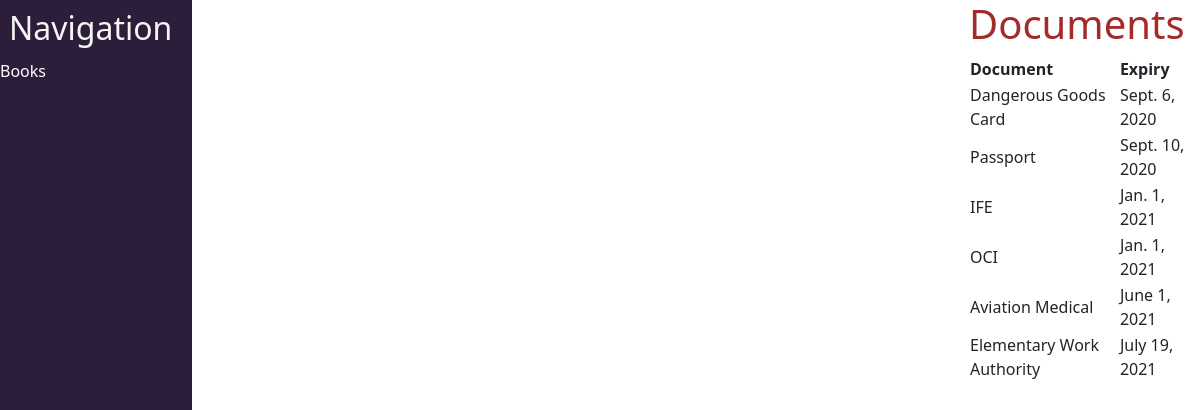
Screenshot of /master/ with the database file from the repository.
### master/models.py (models this page shows)
class Documents(models.Model):
    document = models.CharField(max_length=64)
    expiry = models.DateField()

### master/views.py (the view)
# urls.py: path("", views.index, name='index'),
def index(request):
    return render(request, "master/index.html", {"documents":Documents.objects.filter(expiry__lte=datetime.now()+timedelta(days=60)).order_by('expiry')})

### master/templates/master/index.html (shortened to what this page needs)
{% extends "master/layout.html" %}
{% block notifications %}
    {% if documents %}
    <h1>Documents</h1>
    <table>
        <thead>
            <th>Document</th>
            <th>Expiry</th>
        </thead>
        {% for document in documents %}
            <tr>
                <td>{{document.document}}</td>
                <td>{{document.expiry}}</td>
            </tr>
        {% endfor %}
    </table>
    {% endif %}
{% endblock %}

### master/templates/master/layout.html (shortened to what this page needs)
{% load static %}
<!DOCTYPE html>
<html lang="en">
    <head>
        <link href="https://cdn.jsdelivr.net/npm/bootstrap@5.1.0/dist/css/bootstrap.min.css" rel="stylesheet">
        <link href="{% static 'master/styles.css' %}" rel="stylesheet">
    </head>
    <body>
        <div class="row">
            <div class="sidebar col-lg-2">
                <h2>Navigation</h2>
                <div class='test'>
                    Books
                </div>
            </div>
            <div class="col-lg-10">
                <div class="row">
                    <div class="main col-lg-9">
                    </div>
                    <div class="main col-lg-3">
                            {% block notifications %}
                            {% endblock %}
                    </div>
                </div>
            </div>
                </div>
    </body>
</html>

### master/static/master/styles.css (style rules this page uses)
.main { background-color: white; }
.sidebar { background-color: rgb(44, 29, 58); height: 100vh; line-height: 15px; }
.test { color: white; }
h1 { color: brown; }
h2 { color: whitesmoke; padding: 5% }

### rows the page displays
Documents: document "Dangerous Goods Card", expiry "Sept. 6, 2020"
Documents: document "Passport", expiry "Sept. 10, 2020"
Documents: document "IFE", expiry "Jan. 1, 2021"
Documents: document "OCI", expiry "Jan. 1, 2021"
Documents: document "Aviation Medical", expiry "June 1, 2021"
Documents: document "Elementary Work Authority", expiry "July 19, 2021"
